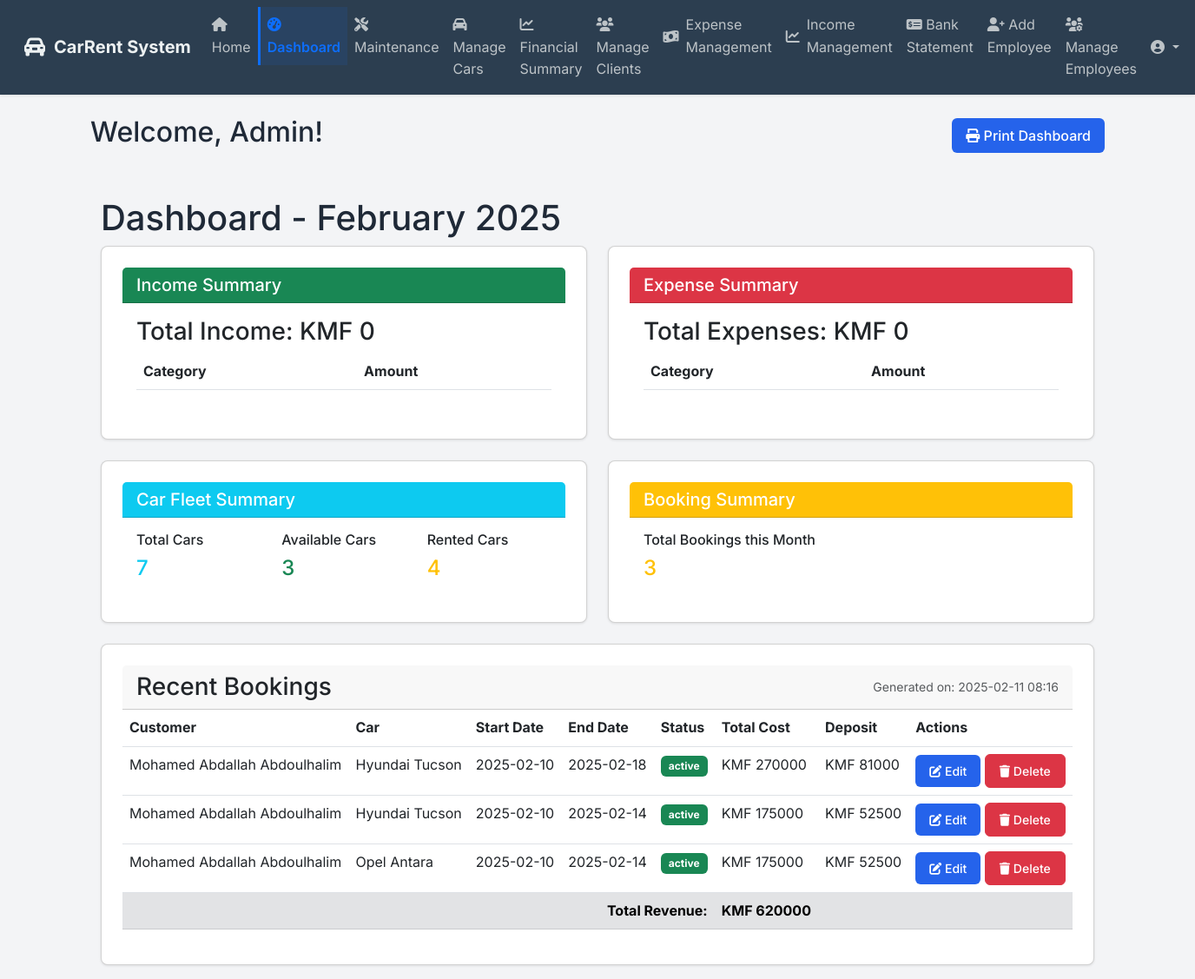
Page /dashboard (signed in) on the earlier database version.
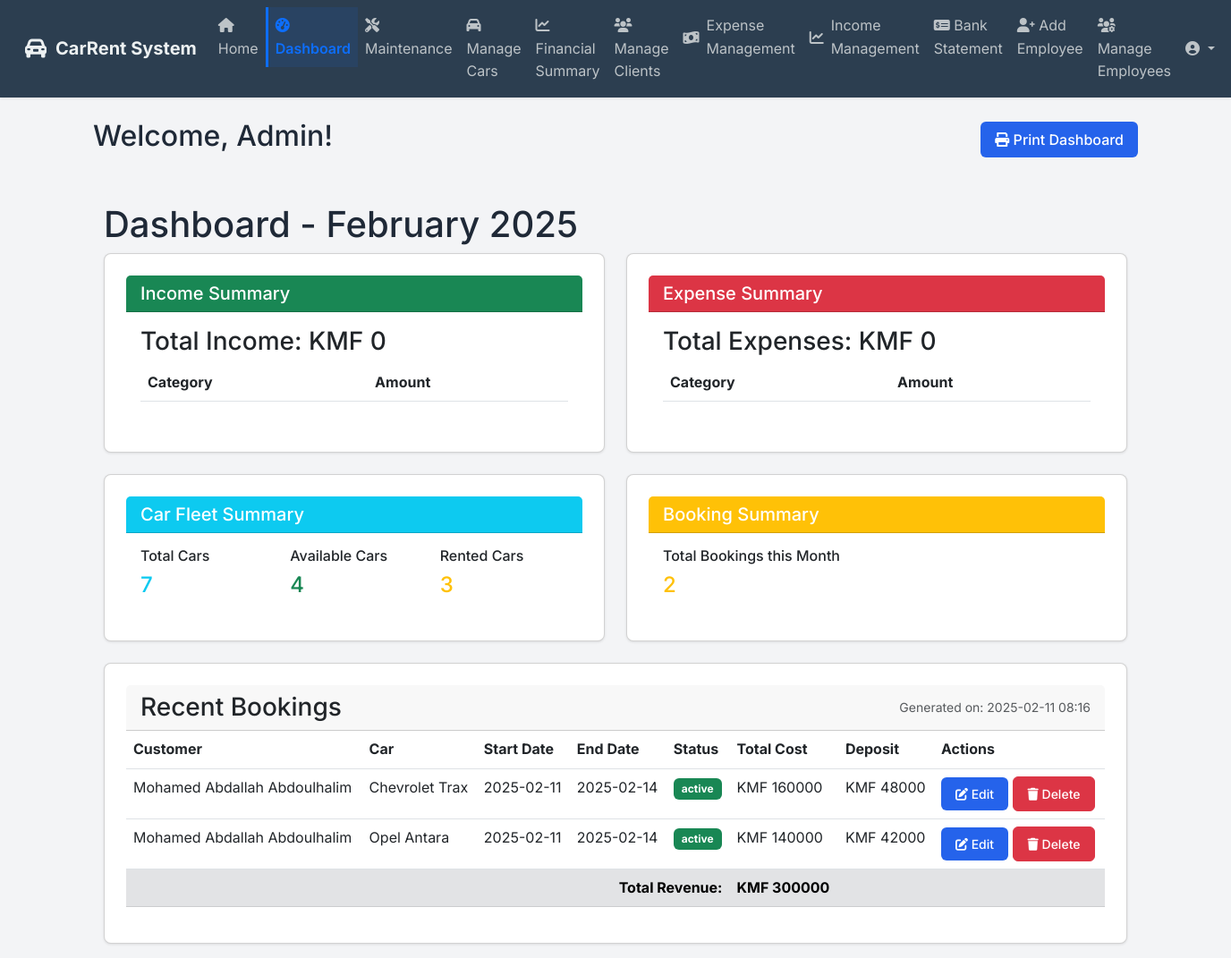
Same page on the later database version.
### app/models.py (models this page shows, shortened)
class User(db.Model, UserMixin):
    id = db.Column(db.Integer, primary_key=True)
    email = db.Column(db.String(255), nullable=False)
    password = db.Column(db.String(255), nullable=False)
    name = db.Column(db.String(255), nullable=False)
    employee_id = db.Column(db.String(100), unique=True, nullable=False)
    is_admin = db.Column(db.Boolean, default=False)
    role = db.Column(db.String(50), nullable=False, default='employee')  # 'admin', 'manager', 'secretary'
    salary = db.Column(db.Float, nullable=True, default=0.0)  # Employee salary
    phone_number = db.Column(db.String(50), nullable=True)  # Employee phone number
    is_active = db.Column(db.Boolean, default=True)  # New column for active/inactive status
    bookings_created = db.relationship('Booking', backref='employee', lazy=True)
    user_expenses = db.relationship('Expense', backref='user', lazy=True)
    user_incomes = db.relationship('Income', backref='user_income', lazy=True)

class Booking(db.Model):
    id = db.Column(db.Integer, primary_key=True)
    employee_id = db.Column(db.Integer, db.ForeignKey('user.id'), nullable=False)
    customer_id = db.Column(db.Integer, db.ForeignKey('customer.id'), nullable=False)
    car_id = db.Column(db.Integer, db.ForeignKey('car.id'), nullable=False)
    start_date = db.Column(db.DateTime, nullable=False)
    end_date = db.Column(db.DateTime, nullable=False)
    total_cost = db.Column(db.Float, nullable=False)
    deposit_amount = db.Column(db.Float, nullable=False)
    status = db.Column(db.String(20), default='active')
    notes = db.Column(db.Text)
    created_at = db.Column(db.DateTime, default=datetime.utcnow)

class Customer(db.Model):
    id = db.Column(db.Integer, primary_key=True)
    name = db.Column(db.String(100), nullable=False)
    phone = db.Column(db.String(20), unique=True, nullable=False)
    email = db.Column(db.String(120), unique=True, nullable=True)
    address = db.Column(db.String(200), nullable=True)
    license_number = db.Column(db.String(50), nullable=False)
    nin_passport_number = db.Column(db.String(50), unique=True, nullable=True)
    nationality = db.Column(db.String(50), nullable=True)
    created_at = db.Column(db.DateTime, default=datetime.utcnow)
    bookings = db.relationship('Booking', backref='customer', lazy='dynamic')

class Car(db.Model):
    id = db.Column(db.Integer, primary_key=True)
    model = db.Column(db.String(100), nullable=False)
    year = db.Column(db.Integer, nullable=False)
    license_plate = db.Column(db.String(20), unique=True, nullable=False)
    daily_rate = db.Column(db.Float, nullable=False)
    is_available = db.Column(db.Boolean, default=True)
    category = db.Column(db.String(50), nullable=False)
    description = db.Column(db.Text)
    features = db.Column(db.Text)  # Store as JSON string
    main_image = db.Column(db.String(200))  # Path to main display image
    display_order = db.Column(db.Integer, default=0)  # New field for custom ordering
    images = db.relationship('CarImage', backref='car', lazy=True, cascade='all, delete-orphan')
    bookings = db.relationship('Booking', backref='car', lazy=False)
    maintenance_records = db.relationship('Maintenance', backref='car', lazy=True, cascade='all, delete-orphan')

### app/routes.py (the view)
@main.route('/dashboard')
@login_required
@agency_only
def dashboard():
    current_month = datetime.now().month
    current_year = datetime.now().year
    incomes = Income.query.filter(
        extract('year', Income.date) == current_year,
        extract('month', Income.date) == current_month
    ).all()
    total_income = sum(income.amount for income in incomes)
    income_by_category = {}
    for income in incomes:
        income_by_category[income.category] = income_by_category.get(income.category, 0) + income.amount
    expenses = Expense.query.filter(
        extract('year', Expense.date) == current_year,
        extract('month', Expense.date) == current_month
    ).all()
    total_expenses = sum(expense.amount for expense in expenses)
    expense_by_category = {}
    for expense in expenses:
        expense_by_category[expense.category] = expense_by_category.get(expense.category, 0) + expense.amount
    total_bookings = Booking.query.filter(
        extract('year', Booking.start_date) == current_year,
        extract('month', Booking.start_date) == current_month
    ).count()
    total_cars = Car.query.count()
    available_cars = Car.query.filter_by(is_available=True).count()
    dashboard_context = {
        'total_income': total_income,
        'income_by_category': income_by_category,
        'total_expenses': total_expenses,
        'expense_by_category': expense_by_category,
        'total_bookings': total_bookings,
        'total_cars': total_cars,
        'available_cars': available_cars,
        'current_month': datetime.now().strftime('%B'),
        'current_year': current_year,
        'current_datetime': datetime.now()
    }
    if not (current_user.is_admin or current_user.role in ['manager', 'secretary']):
        dashboard_context['bookings'] = Booking.query.filter_by(employee_id=current_user.id).order_by(Booking.created_at.desc()).all()
    else:
        dashboard_context['bookings'] = Booking.query.order_by(Booking.created_at.desc()).all()
        dashboard_context['cars'] = Car.query.all()
    return render_template('dashboard.html', **dashboard_context)

### app/templates/dashboard.html (shortened to what this page needs)
{% extends "base.html" %}
{% block content %}
<div class="dashboard-header d-flex justify-content-between align-items-center mb-4">
    <h2>Welcome, {{ current_user.name }}!</h2>
    <button class="btn btn-primary" onclick="printDashboard()">
        <i class="fas fa-print"></i> Print Dashboard
    </button>
</div>
{% if current_user.is_admin or current_user.role in ['manager', 'secretary'] %}
<div class="container-fluid">
    <div class="row">
        <div class="col-md-12">
            <h1 class="mt-4">Dashboard - {{ current_month }} {{ current_year }}</h1>
        </div>
    </div>
    <div class="row">
        <div class="col-md-6">
            <div class="card mb-4">
                <div class="card-header bg-success text-white">
                    <h5 class="card-title mb-0">Income Summary</h5>
                </div>
                <div class="card-body">
                    <h3 class="card-title">Total Income: KMF {{ "%.0f"|format(total_income) }}</h3>
                    <table class="table">
                        <thead>
                            <tr>
                                <th>Category</th>
                                <th>Amount</th>
                            </tr>
                        </thead>
                    </table>
                </div>
            </div>
        </div>
        <div class="col-md-6">
            <div class="card mb-4">
                <div class="card-header bg-danger text-white">
                    <h5 class="card-title mb-0">Expense Summary</h5>
                </div>
                <div class="card-body">
                    <h3 class="card-title">Total Expenses: KMF {{ "%.0f"|format(total_expenses) }}</h3>
                    <table class="table">
                        <thead>
                            <tr>
                                <th>Category</th>
                                <th>Amount</th>
                            </tr>
                        </thead>
                    </table>
                </div>
            </div>
        </div>
    </div>
    <div class="row">
        <div class="col-md-6">
            <div class="card mb-4">
                <div class="card-header bg-info text-white">
                    <h5 class="card-title mb-0">Car Fleet Summary</h5>
                </div>
                <div class="card-body">
                    <div class="row">
                        <div class="col-md-4">
                            <h6>Total Cars</h6>
                            <p class="h4 text-info">{{ total_cars }}</p>
                        </div>
                        <div class="col-md-4">
                            <h6>Available Cars</h6>
                            <p class="h4 text-success">{{ available_cars }}</p>
                        </div>
                        <div class="col-md-4">
                            <h6>Rented Cars</h6>
                            <p class="h4 text-warning">{{ total_cars - available_cars }}</p>
                        </div>
                    </div>
                </div>
            </div>
        </div>
        <div class="col-md-6">
            <div class="card mb-4">
                <div class="card-header bg-warning text-white">
                    <h5 class="card-title mb-0">Booking Summary</h5>
                </div>
                <div class="card-body">
                    <h6>Total Bookings this Month</h6>
                    <p class="h4 text-warning">{{ total_bookings }}</p>
                </div>
            </div>
        </div>
    </div>
    <div class="card">
        <div class="card-header d-flex justify-content-between align-items-center">
            <h3 class="mb-0">Recent Bookings</h3>
            <div class="print-info text-muted">
                <small>Generated on: {{ current_datetime.strftime('%Y-%m-%d %H:%M') }}</small>
            </div>
        </div>
        <div class="table-responsive">
            <table class="table">
                <thead>
                    <tr>
                        <th>Customer</th>
                        <th>Car</th>
                        <th>Start Date</th>
                        <th>End Date</th>
                        <th>Status</th>
                        <th>Total Cost</th>
                        <th>Deposit</th>
                        <th class="no-print">Actions</th>
                    </tr>
                </thead>
                <tbody>
                    {% for booking in bookings %}
                    <tr>
                        <td>{{ booking.customer.name }}</td>
                        <td>{{ booking.car.model }}</td>
                        <td>{{ booking.start_date.strftime('%Y-%m-%d') }}</td>
                        <td>{{ booking.end_date.strftime('%Y-%m-%d') }}</td>
                        <td>
                            <span class="badge {% if booking.status == 'active' %}bg-success{% else %}bg-secondary{% endif %}">
                                {{ booking.status }}
                            </span>
                        </td>
                        <td>KMF {{ "%.0f"|format(booking.total_cost) }}</td>
                        <td>KMF {{ "%.0f"|format(booking.deposit_amount) }}</td>
                        <td class="no-print">
                            {% if booking.status == 'active' %}
                            <button class="btn btn-sm btn-primary"
                                    onclick="openEditModal('{{ booking.id }}', '{{ booking.end_date.strftime('%Y-%m-%d') }}', {{ booking.car.daily_rate }})">
                                <i class="fas fa-edit"></i> Edit
                            </button>
                            {% endif %}
                            <button class="btn btn-sm btn-danger"
                                    onclick="openDeleteModal('{{ booking.id }}', '{{ booking.car.model }}', '{{ booking.customer.name }}')">
                                <i class="fas fa-trash"></i> Delete
                            </button>
                        </td>
                    </tr>
                    {% endfor %}
                </tbody>
                <tfoot class="table-secondary">
                    <tr>
                        <td colspan="5" class="text-end"><strong>Total Revenue:</strong></td>
                        <td><strong>KMF {{ "%.0f"|format(bookings|sum(attribute='total_cost')) }}</strong></td>
                        <td class="no-print"></td>
                        <td class="no-print"></td>
                    </tr>
                </tfoot>
            </table>
        </div>
    </div>
{% endif %}
{% endblock %}

Differences in the rows shown:
removed Booking: customer.name "Mohamed Abdallah Abdoulhalim", car.model "Hyundai Tucson", start_date "2025-02-10", end_date "2025-02-18", status "active", total_cost "270000", deposit_amount "81000"
changed Booking: car.model "Hyundai Tucson" → "Chevrolet Trax"; start_date "2025-02-10" → "2025-02-11"; total_cost "175000" → "160000"; deposit_amount "52500" → "48000"
changed Booking "Opel Antara": start_date "2025-02-10" → "2025-02-11"; total_cost "175000" → "140000"; deposit_amount "52500" → "42000"
Other differences:
{{ available_cars }}: "3" → "4"
{{ total_cars - available_cars }}: "4" → "3"
{{ total_bookings }}: "3" → "2"
{{ "%.0f"|format(bookings|sum(attribute='total_cost')) }}: "620000" → "300000"
